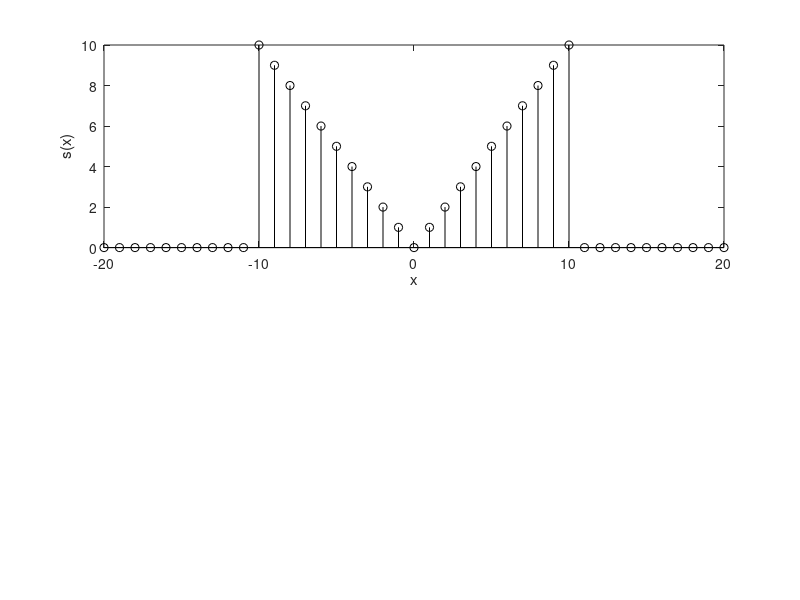

The MATLAB source for this figure: (Note: this script raises an error after producing the figure.)
%% Homework 1
% Nicholas McKibben
% EE369C
% 2018-01-15

clear;
close all;

%% Introduction
d = [zeros(1,10),10:-1:1,0,1:10,zeros(1,10)];
x = -20:20;

figure(1);
subplot(2,1,1);
stem(x,d,'k');
xlabel('x');
ylabel('s(x)');

%% (1) Sinc Interpolation
% Take the test signal, upsample by factor of 10
xi = -20:0.1:20;
di = sinc_interp(d,x,xi);

subplot(2,1,2);
plot(xi,di,'k');
hold on;
stem(x,d,'k');
xlabel('x');
ylabel('s(x)');
title('Original Data and sinc interpolation');

%% (2) Bunched Samples
% Generate the bunched sample data by subsampling the sinc interpolated
% data
db = [di(3:20:end) di(8:20:end)];
xb = [xi(3:20:end) xi(8:20:end)];

figure(2);
subplot(2,1,1);
plot(xi,di,'k');
hold on;
stem(xb,db,'k')
xlabel('x');
ylabel('s(x)');
title('Bunched Samples');
legend('Original Sinc Interpolation','Bunched Samples');

% Now see if we can recover the original samples from the bunched samples
du = sinc_resample(db,xb,x);
subplot(2,1,2);
plot(x,du,'k');
hold on;
plot(x,d,'k--','LineWidth',2);
stem(xb,db,'k');
xlabel('x');
ylabel('s(x)');
title('Bunched Samples and sinc resampling');
legend('Recovered','Original','Bunched Samples');

%% (3) Random Samples
% Choose random samples from the sinc interpolated signal
ndx = randsample(1:length(di),41);
dr = di(ndx);
xr = xi(ndx);

figure(3);
subplot(2,1,1);
stem(xr,dr,'k');
title('Random Samples');

dur = sinc_resample(dr,xr,x);
subplot(2,1,2);
plot(x,dur,'k');
hold on;
plot(x,d,'k--','LineWidth',2);
stem(xr,dr,'k');
xlabel('x');
ylabel('s(x)');
title('Random Samples and sinc resampling');
legend('Recovered','Original','Random Samples');

function di = sinc_interp(d,x,xi)
    %
    % inputs
    % d -- uniformly sampled data points, spaced by 1
    % x -- uniform sample locations
    % xi -- locations to evaluation for the sinc interpolation
    % outputs
    % di -- sinc interpolated values at locations xi
    
    X = 1; % always spaced by 1
    s = sinc((xi - x.')/X);
    di = d*s;
end

function du = sinc_resample(dn,xn,xu)
    %
    % inputs
    % dn -- non-uniformly sampled data points
    % xn -- non-uniform sample locations
    % xu -- uniform sample points, spaced by 1
    % outputs
    % du-- uniformly sampled data
    
    X = 1; % always spaced by 1
    E = sinc((xn - xu.')/X);
    du = E.'\dn(:);
end